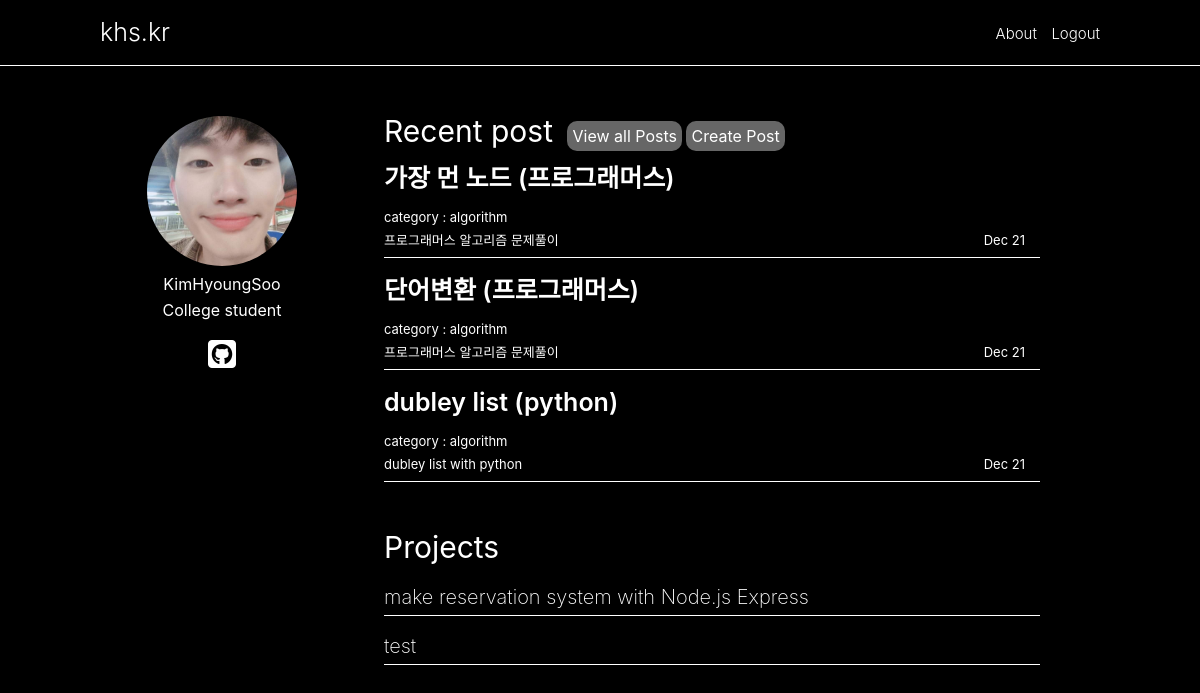
/ (signed in), run on the app's committed database.
### web/models.py (models this page shows, shortened)
class Post(models.Model):
    title = models.CharField(max_length=100)
    content = summer_fields.SummernoteTextField(default='')
    type = models.CharField(
        max_length=80, choices=LANG_TYPE, null=True, default='css')
    description = models.CharField(max_length=200, default='')
    dt_created = models.DateTimeField(auto_now_add=True)

class Project(models.Model):
    title = models.CharField(max_length=50, null=False)

### startpage/views.py (the view)
# urls.py: path('', views.introduce, name='introduce'),
def introduce(request):
    object = Post.objects.order_by('-dt_created')
    object_sub = object[:3]
    pro = Project.objects.all()
    return render(request, 'startpage/index.html', {'obj': object_sub, 'pro_obj': pro})

### startpage/templates/startpage/index.html (shortened to what this page needs)
{% load static %}
<!DOCTYPE html>
<html lang="en">
  <head>
    <link rel="stylesheet" href={% static 'startpage/css/style2.css' %}>
  </head>
  <body>
    <div class='introduce'>
      <div>
        <a class='introduce-nav__link' href={% url 'introduce' %}>
          <p class='introduce-nav__title'>khs.kr</p>
      </div>
      <div class='introduce-nav__post-list'>
        <a href={% url 'about' %}>About</a>
        {% if user.is_authenticated %}
          <a href={% url 'account_logout' %}>Logout</a>
        {% else %}
          <a href={% url 'account_login' %}>Login</a>
        {% endif %}
      </div>
    </div>
    <div class='container'>
      <div class='container__about-me'>
        <img class='container__img' src={% static 'startpage/images/1.jpg' %} alt="">
        <span>KimHyoungSoo</span>
        <span>
          College student
        </span>
        <a href="https://github.com/HyoungSooo">
          <i class="fab fa-github-square fa-2x"></i>
        </a>
      </div>
      <div class='container__contents'>
        <div class='container__contents__recent'>
          <span class='container__contents__title'>Recent post</span>
          <a class='container__contents__link' href={% url 'index' %}>
            <span>View all Posts</span></a>
          {% if user.is_authenticated %}
            <a class='container__contents__link' href={% url 'post-create'%}>
              <span>Create Post</span></a>
          {% endif %}
          <div class="content">
            {% for obj in obj %}
              <div class='content__box '>
                <a href={% url 'post-detail' obj.id %}>
                  <h2 class='content__title'>{{obj.title}}</h2>
                  <div class='content-title__box'>
                    <div class="description">
                      <span class='content__category'>category :
                        {{obj.type}}
                      </span>
                      <div class='content__description'>
                        <p>{{obj.description}}</p>
                      </div>
                    </div>
                    <div class="content__date">
                      <span>{{obj.dt_created|date:"M"}}
                        {{obj.dt_created|date:"d"}}</span>
                    </div>
                  </div>
                </a>
              </div>
            {% endfor %}
          </div>
          <div class="projects">
            <p>Projects</p>
            {% for obj in pro_obj %}
              <div class='content__box projects_box'>
                <a href={% url 'project_index' obj.id %}>
                  <h2 class='content__title projects_title'>{{obj.title}}</h2 </a>
                </div>
              {% endfor %}
            </div>
          </div>
        </div>
      </body>
    </html>

### startpage/static/startpage/css/style2.css (style rules this page uses)
body { background-color: black; color: white; font-family: -apple-system, BlinkMacSystemFont, "Segoe UI", Roboto, Oxygen, Ubuntu, Cantarell, "Open Sans", "Helvetica Neue", sans-serif; }
a { text-decoration: none; color: white; }
.introduce a { text-decoration: none; color: white; font-size: 20px; font-weight: 300; }
.introduce { display: flex; justify-content: space-between; align-items: center; padding: 20px 100px; border-bottom: 1px solid white; }
.introduce-nav__post-list a { margin-left: 10px; font-size: 15px; }
.introduce-nav__title { font-size: 25px; }
.container { display: flex; justify-content: center; align-items: flex-start; flex-direction: row; margin-top: 50px; width: 90%; margin-left: auto; margin-right: auto; }
.container__about-me { display: flex; justify-content: flex-start; width: 30%; flex-direction: column; align-items: center; }
.container__about-me span { margin-top: 10px; }
.container__contents { width: 70%; display: flex; align-items: flex-start; flex-direction: column; }
.container__img { display: block; width: 150px; height: 150px; border-radius: 50%; }
.container__about-me a { margin-top: 20px; text-decoration: none; color: white; }
.container__contents__title { font-size: 30px; margin-right: 10px; }
.container__contents__link { background-color: rgba(255, 255, 255, 0.4); padding: 5px 5px; transition: all 0.5s ease-in-out; border-radius: 10px; }
.container__contents__recent { width: 100%; }
.content__box { margin-top: 20px; padding-bottom: 10px; border-bottom: 1px solid white; }
.content__title { font-weight: 600; font-size: 25px; margin-bottom: 20px; }
.content-title__box { font-size: 13px; display: flex; justify-content: space-between; height: 5%; padding-right: 15px; }
.content__date { display: flex; align-items: flex-end; }
.content__description { margin-top: 10px; }
.content { margin-right: 100px; }
.projects { font-size: 30px; margin-top: 50px; margin-right: 100px; margin-bottom: 50px; }
.projects > p { margin-bottom: 25px; }
.projects_title { margin-bottom: 3px; font-weight: 200; font-size: 20px; }
.projects_box { padding-bottom: 5px; }

### data on the page
Post: title "가장 먼 노드 (프로그래머스)", type "algorithm", description "프로그래머스 알고리즘 문제풀이", dt_created "Dec", dt_created "21"
Post: title "단어변환 (프로그래머스)", type "algorithm", description "프로그래머스 알고리즘 문제풀이", dt_created "Dec", dt_created "21"
Post: title "dubley list (python)", type "algorithm", description "dubley list with python", dt_created "Dec", dt_created "21"
Project: title "make reservation system with Node.js Express"
Project: title "test"
